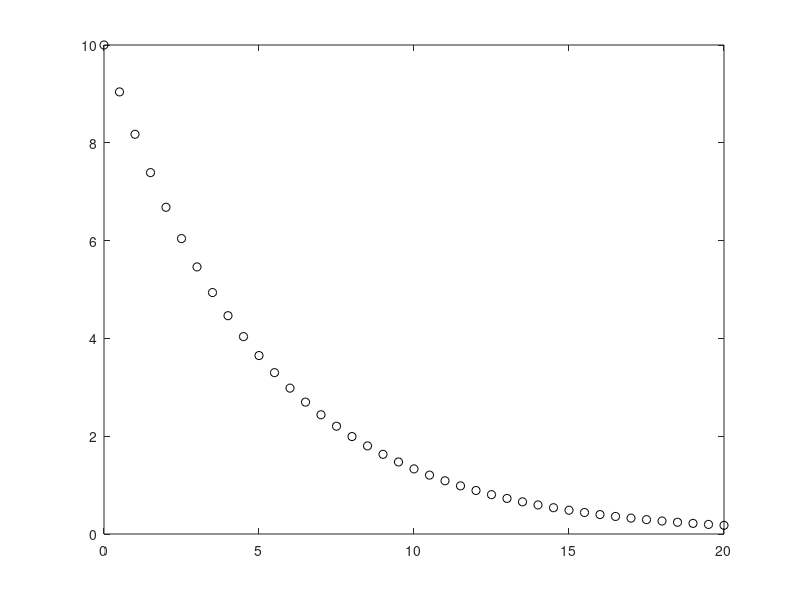

This chart was generated by the following MATLAB code:
%Nach Vorlesung 2

%Abschwächung von Cäsium-Strahlung beim Durchgang durch Aluminium
%Visualisierung wie die Intensität der Strahlung bei zunehmender Dicke des
%Absorbers abnimmt.

x = 0:0.2:8
%Dicke des Materials - von x in 0.2 --> 2mm Alumium von 0 bis 8cm

I0 = 1E6
%Wert für I(0), Stärke der Strahlung ohne Absorber

mu = 0.20161
%Abschwächungskoeffizient
%Maß dafür, wie stark das Material die Strahlung abschwächt,
%hoher mu wert = das Material schwächt start ab
%mu beschreibt also, wie stark das Aluminium die Strahlung abschwächt

Ix = I0*exp(-mu*x);
%Lambert-Beer-Gesetz
 
close all
plot (x,Ix,'ko')
%Visualisierung

x= 0:0.5:20;
%Geänderte x-Werte, in größeren Schritten bis 20cm

Ix = 10*exp(-mu*x)
%Anwendung der neuen x-Werte auf die Funktion

plot (x,Ix,'ko')
%Visualisierung
